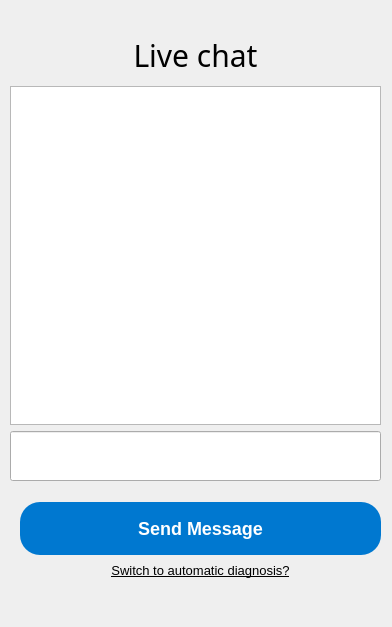
<?xml version="1.0" encoding="UTF-8"?>
<ui version="4.0">
 <class>Form</class>
 <widget class="QWidget" name="Form">
  <property name="geometry">
   <rect>
    <x>0</x>
    <y>0</y>
    <width>392</width>
    <height>627</height>
   </rect>
  </property>
  <property name="sizePolicy">
   <sizepolicy hsizetype="Preferred" vsizetype="Preferred">
    <horstretch>0</horstretch>
    <verstretch>40</verstretch>
   </sizepolicy>
  </property>
  <property name="windowTitle">
   <string>Form</string>
  </property>
  <property name="styleSheet">
   <string notr="true">  QWidget {
       
font-size:13px;
            }
QLabel{color: rgb(91, 91, 91);}
QLabel#label_8{
color: rgb(0,0,0);
font-size:30px

}
QLabel#label_9{background-image: url(:/newPrefix/appointment.png);}
QLabel#label_7{
	color: rgb(91, 91, 91);}
QPushButton#pushButton{
  background-color: #0078d0;
  border: 0;
  border-radius: 20px;
  color: #fff;
  display: inline-block;
  font-family: system-ui,-apple-system,system-ui,&quot;Segoe UI&quot;,Roboto,Ubuntu,&quot;Helvetica Neue&quot;,sans-serif;
  font-size: 18px;
  font-weight: 600;
  outline: 0;
  padding: 16px 21px;
  position: relative;
  text-align: center;
  text-decoration: none;
  transition: all .3s;
 }


QPushButton#pushButton:hover{
background-color: rgb(0, 80, 138);
cursor:pointer;
}

QPushButton#pushButton_2:hover{
color: rgb(0, 80, 138);
cursor:pointer;}</string>
  </property>
  <property name="inputMethodHints">
   <set>Qt::ImhFormattedNumbersOnly|Qt::ImhMultiLine|Qt::ImhTime</set>
  </property>
  <widget class="QWidget" name="">
   <property name="geometry">
    <rect>
     <x>10</x>
     <y>30</y>
     <width>371</width>
     <height>451</height>
    </rect>
   </property>
   <layout class="QVBoxLayout" name="verticalLayout">
    <item>
     <widget class="QLabel" name="label_8">
      <property name="minimumSize">
       <size>
        <width>0</width>
        <height>50</height>
       </size>
      </property>
      <property name="maximumSize">
       <size>
        <width>16777215</width>
        <height>50</height>
       </size>
      </property>
      <property name="font">
       <font>
        <family>Kristen ITC</family>
        <pointsize>-1</pointsize>
        <weight>62</weight>
        <bold>true</bold>
       </font>
      </property>
      <property name="text">
       <string>Live chat</string>
      </property>
      <property name="alignment">
       <set>Qt::AlignCenter</set>
      </property>
     </widget>
    </item>
    <item>
     <widget class="QTextEdit" name="textEdit">
      <property name="readOnly">
       <bool>true</bool>
      </property>
     </widget>
    </item>
    <item>
     <widget class="QLineEdit" name="lineEdit">
      <property name="sizePolicy">
       <sizepolicy hsizetype="Expanding" vsizetype="Fixed">
        <horstretch>30</horstretch>
        <verstretch>0</verstretch>
       </sizepolicy>
      </property>
      <property name="minimumSize">
       <size>
        <width>0</width>
        <height>50</height>
       </size>
      </property>
      <property name="text">
       <string/>
      </property>
     </widget>
    </item>
   </layout>
  </widget>
  <widget class="QWidget" name="">
   <property name="geometry">
    <rect>
     <x>20</x>
     <y>500</y>
     <width>361</width>
     <height>82</height>
    </rect>
   </property>
   <layout class="QVBoxLayout" name="verticalLayout_2">
    <item>
     <widget class="QPushButton" name="pushButton">
      <property name="text">
       <string>Send Message</string>
      </property>
     </widget>
    </item>
    <item>
     <widget class="QPushButton" name="pushButton_2">
      <property name="styleSheet">
       <string notr="true">border:none;
text-decoration:underline;</string>
      </property>
      <property name="text">
       <string>Switch to automatic diagnosis?</string>
      </property>
     </widget>
    </item>
   </layout>
  </widget>
 </widget>
 <resources/>
 <connections/>
</ui>
